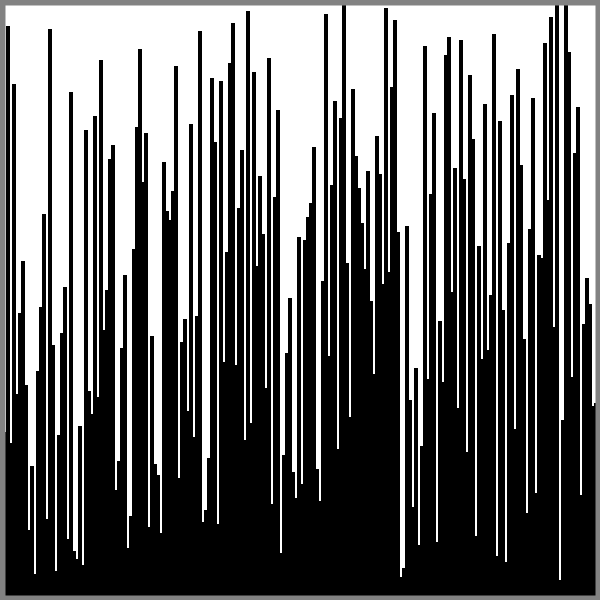
Frame 1 (no input)
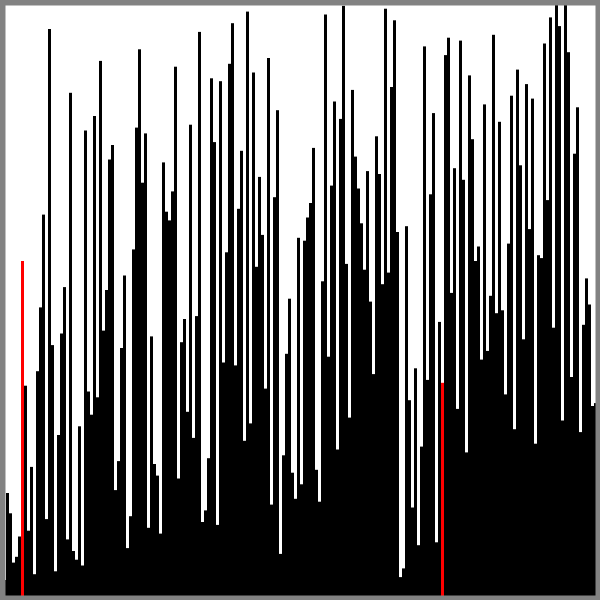
Frame 60 (the mouse pressed at the canvas centre just before this capture)
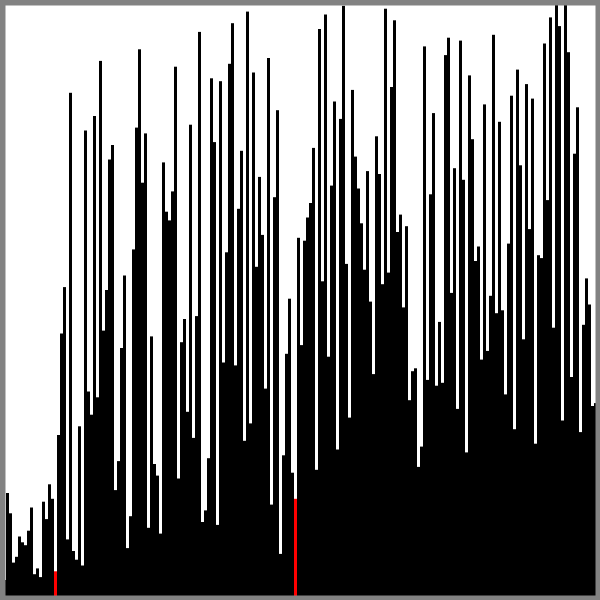
Frame 120 (the mouse held since frame 60 and released just before this capture)

The Processing sketch that drew these frames (run headless with seeded random() and noise(); from frame 60 on, the mouse is pressed at the canvas centre):

// Processing sketch: QuickSort
// ── QuickSort.pde
ArrayList<Integer> array = new ArrayList();
float w;
int total = 200;
int lowestI = 0;
int currentI = 1;
int n = 0;
ArrayList<Integer> partitions = new ArrayList();
int partitionI;
int number;
int temp; 
int prevLow;
int prevHigh;
int precision = 5;

int highestI = total;
boolean insertionSortStarted = false;

void setup(){
   size(600,600);
   w = width/total;
    for (int i = 0; i <= total; i++){
      array.add(i);
    }
    ArrayList<Integer> new_array = new ArrayList();
    while(array.size()>0){
      int i = floor(random(0,array.size()));
      int number = array.remove(i);
      new_array.add(number);
    }
    array=new_array;
    fill(0);
    prevLow = 0;
    prevHigh = total;
    partitions.add(lowestI);
    partitions.add(highestI);
    partitionI = floor((partitions.get(0) + partitions.get(1))/ 2);
    number = array.get(partitionI);
    
}

void draw(){
  background(255);
  if (!insertionSortStarted){
    partitionSort();
    if (highestI - lowestI == 0){
      partitions.remove(0);
      partitions.remove(0);
      if (lowestI - prevLow > precision){
          partitions.add(prevLow);
          partitions.add(lowestI-1);
      }
      if (prevHigh - highestI > precision){
          partitions.add(highestI+1);
          partitions.add(prevHigh);
       }
    
      if (partitions.size()>0){
          lowestI = partitions.get(0);
          prevLow = lowestI;
          highestI = partitions.get(1);
          prevHigh = highestI;
          partitionI = floor((lowestI + highestI)/ 2);
          number = array.get(partitionI);
          n = lowestI;
      }else{
          insertionSortStarted = true;
          highestI = 1;
      }
     }
  }else{
    insertionSort();
  }
  
  for(int i = 0; i < array.size(); i++){
    if (i == lowestI || i == highestI){
      fill(255,0,0);
    }else{
      fill(0);
    }
    float h = map(array.get(i),0,total,20,height);
    rect(i*w,height-h,w,h);
  } 
  noFill();
  stroke(130);
  strokeWeight(10);
  rect(0,0,width,height);
  noStroke();
}

void partitionSort(){
  temp = array.get(n);
  if (array.get(n) > number){
     array.set(highestI,temp);
     highestI--;
     n = highestI;
  }else{
    array.set(lowestI,temp);
    lowestI++;
    n = lowestI;
  }
}

void insertionSort(){
  lowestI = currentI;
  if(array.get(currentI -1) > array.get(currentI)){
    int high = array.get(currentI-1);
    int low = array.get(currentI);
    array.set(currentI-1,low);
    array.set(currentI,high);
  }else{
    highestI++;
    currentI = highestI;
    if(highestI == array.size()+1){
      noLoop();
    }
  }
  if(currentI == 1){
    highestI++;
    currentI = highestI;
  }
  currentI--;
}
